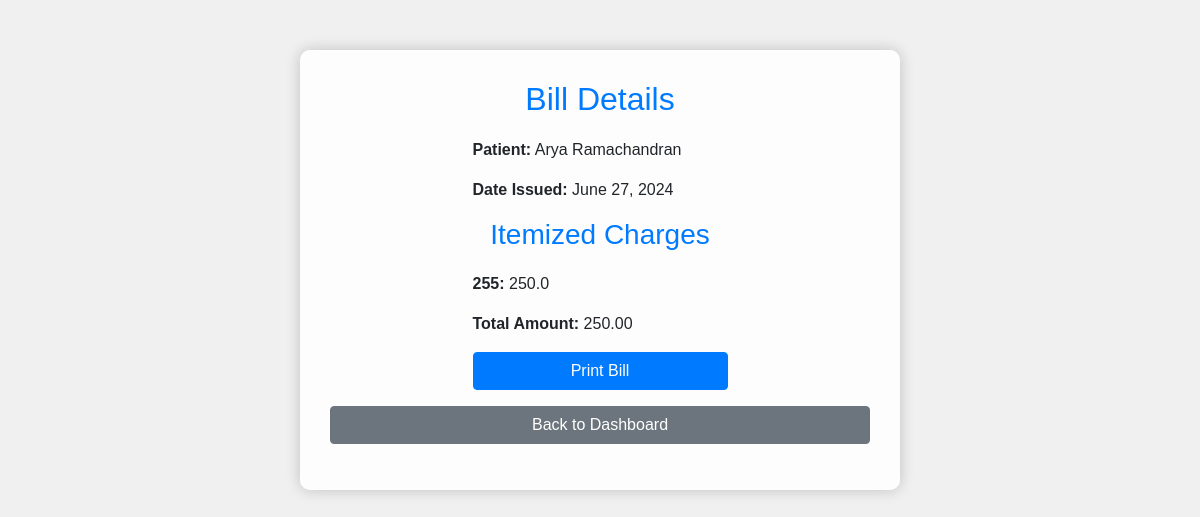
The page /pharmacist/view_bill/1/ on the database its author committed.
### hospital/models.py (models this page shows, shortened)
class Bill(models.Model):
    patient = models.ForeignKey(Patient, on_delete=models.CASCADE)
    date_issued = models.DateField()
    itemized_charges = models.JSONField()
    total_amount = models.DecimalField(max_digits=10, decimal_places=2)

class Patient(models.Model):
    name = models.CharField(max_length=255)
    phone_number = models.CharField(max_length=10)
    email = models.EmailField(unique=True)
    password = models.CharField(max_length=255)
    date_of_birth = models.DateField(null=True, blank=True)

### hospital/views.py (the view)
# urls.py: path('pharmacist/view_bill/<int:bill_id>/', views.view_bill, name='view_bill'),
def view_bill(request, bill_id):
    bill = get_object_or_404(Bill, id=bill_id)
    return render(request, 'view_bill.html', {'bill': bill})

### templates/view_bill.html (shortened to what this page needs)
<!DOCTYPE html>
<html lang="en">
<head>
    <link href="https://maxcdn.bootstrapcdn.com/bootstrap/4.0.0/css/bootstrap.min.css" rel="stylesheet">
</head>
<body>
    <div class="container">
        <h2>Bill Details</h2>
        <div class="row">
            <div class="col-md-6 offset-md-3">
                <p><strong>Patient:</strong> {{ bill.patient.name }}</p>
                <p><strong>Date Issued:</strong> {{ bill.date_issued }}</p>
                <h3>Itemized Charges</h3>
                <ul class="itemized-charges">
                    {% for charge in bill.itemized_charges %}
                        <li><strong>{{ charge.description }}:</strong> {{ charge.amount }}</li>
                    {% endfor %}
                </ul>
                <p><strong>Total Amount:</strong> {{ bill.total_amount }}</p>
                <button onclick="printBill()" class="btn btn-primary">Print Bill</button>
            </div>
        </div>
        <p><a href="{% url 'pharmacist_dashboard' %}" class="btn btn-secondary mt-3">Back to Dashboard</a></p>
    </div>
</body>
</html>

### templates/view_bill.html (style rules this page uses)
body { font-family: Arial, sans-serif; background-color: #f0f0f0; }
.container { max-width: 600px; margin: 50px auto; padding: 30px; background-color: rgba(255, 255, 255, 0.9); border-radius: 10px; box-shadow: 0 0 15px rgba(0, 0, 0, 0.2); }
h2, h3 { text-align: center; color: #007bff; margin-bottom: 20px; }
.btn-primary { background-color: #007bff; border-color: #007bff; width: 100%; }
.btn-secondary { width: 100%; }
.itemized-charges { list-style-type: none; padding: 0; }
.itemized-charges li { margin-bottom: 10px; }

### rows shown on the page
Bill: patient.name "Arya Ramachandran", date_issued "June 27, 2024", total_amount "250.00"

### other values the page prints
{{ charge.description }} "255"
{{ charge.amount }} "250.0"
